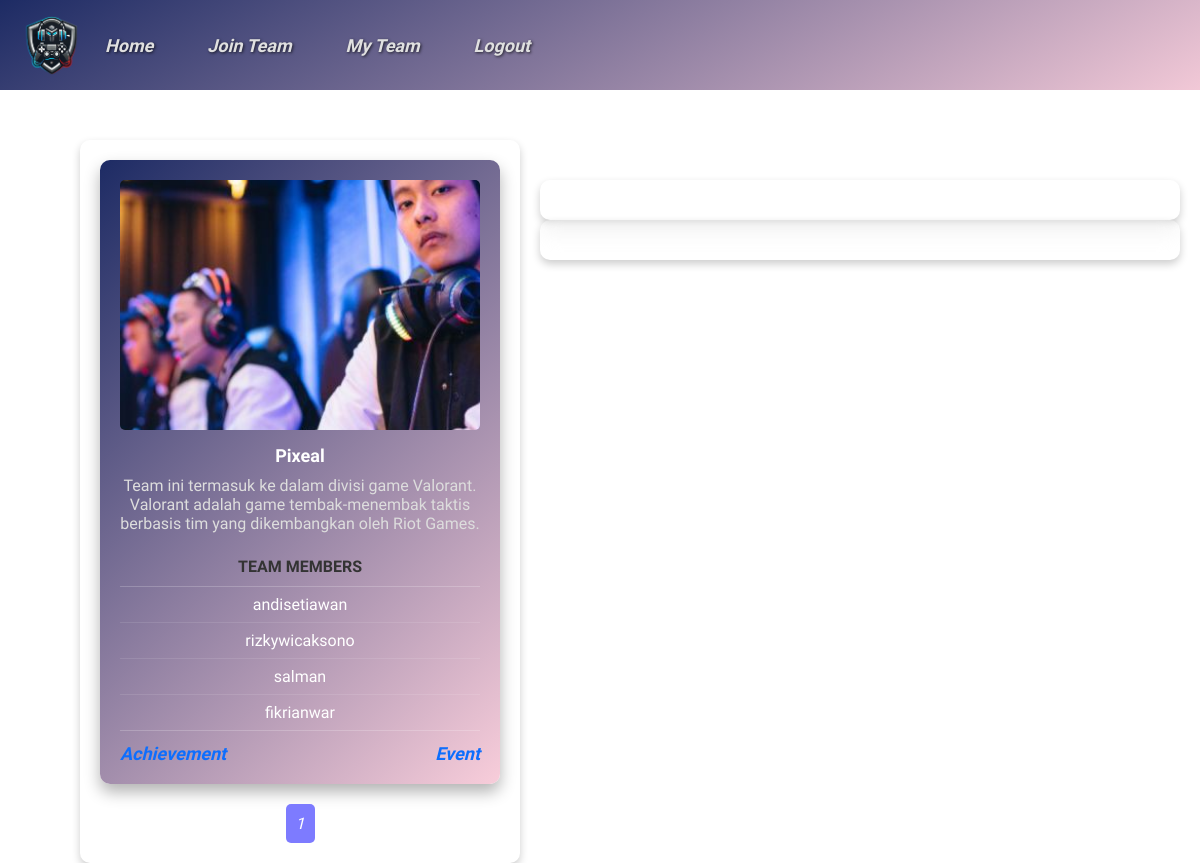
Before: /backendMember/dbmyteam.php (signed in) with the older database file.
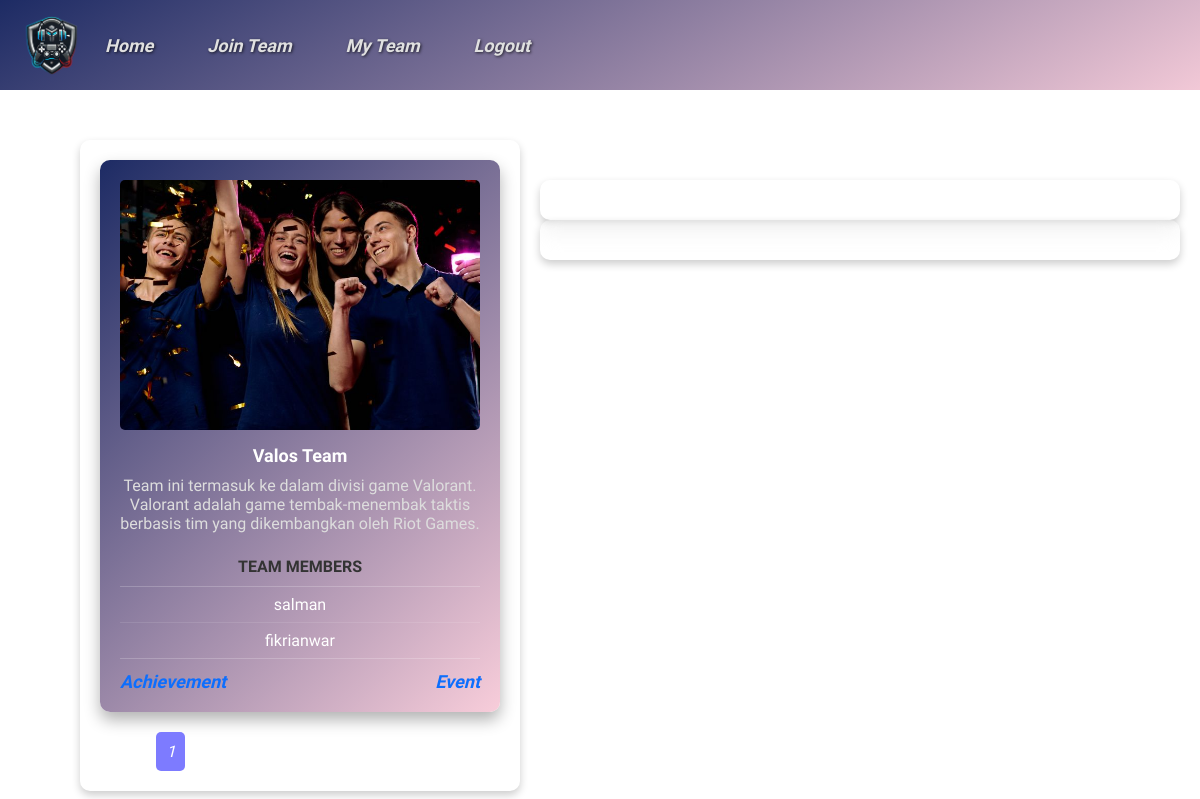
After: the same page with the newer database file.
### tables this page shows
CREATE TABLE `team_members` (
  `idteam` int NOT NULL,
  `idmember` int NOT NULL,
  `description` varchar(75) DEFAULT NULL,
  PRIMARY KEY (`idteam`,`idmember`),
  KEY `fk_team_has_member_member1_idx` (`idmember`),
  KEY `fk_team_has_member_team_idx` (`idteam`),
  CONSTRAINT `fk_team_has_member_member1` FOREIGN KEY (`idmember`) REFERENCES `member` (`idmember`) ON DELETE CASCADE ON UPDATE CASCADE,
  CONSTRAINT `fk_team_has_member_team` FOREIGN KEY (`idteam`) REFERENCES `team` (`idteam`) ON DELETE CASCADE ON UPDATE CASCADE
);

CREATE TABLE `team` (
  `idteam` int NOT NULL AUTO_INCREMENT,
  `idgame` int NOT NULL,
  `name` varchar(45) DEFAULT NULL,
  PRIMARY KEY (`idteam`),
  KEY `fk_team_game1_idx` (`idgame`),
  CONSTRAINT `fk_team_game1` FOREIGN KEY (`idgame`) REFERENCES `game` (`idgame`) ON DELETE CASCADE ON UPDATE CASCADE
);

CREATE TABLE `game` (
  `idgame` int NOT NULL AUTO_INCREMENT,
  `name` varchar(45) DEFAULT NULL,
  `description` varchar(200) DEFAULT NULL,
  PRIMARY KEY (`idgame`)
);

### backendAdmin/models/parent.php (called while the page is built, shortened)
<?php
    class ParentClass {
        public function __construct(){
            $this->mysqli = new mysqli(SERVER_NAME, USER_NAME, PASSWORD, DB_NAME);
        }
    }
?>

### backendAdmin/models/teammembers.php (called while the page is built, shortened)
<?php
    require_once("parent.php");
    class TeamMembers extends ParentClass{
        public function displayAllTeam($idmember, $limit, $offset) {
            $stt = $this->mysqli->prepare("select m.username, tm.idteam, t.name AS team_name, t.idgame, g.name AS game_name,
                                            g.description AS game_desc FROM team_members AS tm
                                            inner join member AS m ON tm.idmember = m.idmember
                                            inner join team AS t ON tm.idteam = t.idteam
                                            inner join game AS g ON t.idgame = g.idgame
                                            where tm.idmember = ?
                                            limit ? offset ?;");
            $stt->bind_param("iii", $idmember, $limit, $offset);
            $stt->execute();
            $result = $stt->get_result();
            return $result;
        }
        public function countAllTeam($idmember) {
            $stt = $this->mysqli->prepare("select count(*) as total from team_members as tm
                                            inner join member as m on tm.idmember = m.idmember
                                            inner join team as t on tm.idteam = t.idteam
                                            inner join game as g on t.idgame = g.idgame
                                            where tm.idmember = ?;");
            $stt->bind_param("i", $idmember);
            $stt->execute();
            $result = $stt->get_result();
            $row = $result->fetch_assoc();
            return $row['total'];
        }
        public function displayAllMembers($idteam){
            $stt = $this->mysqli->prepare("select distinct m.username from join_proposal as jp
                                            inner join member as m on jp.idmember = m.idmember
                                            where jp.idteam = ? and jp.status = 'approved';");
            $stt->bind_param("i", $idteam);
            $stt->execute();
            $result = $stt->get_result();
            return $result;
        }
    }
?>

### backendMember/dbmyteam.php (the view, shortened to what this page needs)
<?php
$idmember = $_SESSION['userid'];
$page = isset($_GET['page']) ? (int)$_GET['page'] : 1;
$limit = 1;
$offset = ($page - 1) * $limit;
require_once("../backendAdmin/models/teammembers.php");
$teamMembers = new TeamMembers();
$result = $teamMembers->displayAllTeam($idmember, $limit, $offset);
$total_records = $teamMembers->countAllTeam($idmember);
$total_pages = ceil($total_records / $limit);
?>
<!DOCTYPE html>
<html lang="en">
<head>
    <link rel="stylesheet" href="css/navbar.css">
    <link rel="stylesheet" href="css/dbmember.css">
    <link rel="stylesheet" href="css/cardteam.css">
    <link rel="stylesheet" href="css/jquery.css">
</head>
<body>
    <nav class="navbar">
        <div class="logo">
            <img src="icon/logo.png" alt="esport-logo">
        </div>
        <ul class="nav-links">
            <li><a href="../DashboardMember.php">Home</a></li>
            <li><a href="dbjointeam.php?idmember=<?php echo $idmember; ?>">Join Team</a></li>
            <li><a href="dbmyteam.php?idmember=<?php echo $idmember; ?>">My Team</a></li>
            <li><a href="member/dblogout.php">Logout</a></li>
        </ul>
    </nav>
    <div class="background-wrapper">
        <div class="container">
            <div class="card-grid">
                <?php
                if ($result->num_rows > 0) {
                    while($row = $result->fetch_assoc()){
                        $idteam = $row['idteam'];
                        $teamName = $row['team_name'];
                        $gameName = $row['game_name'];
                        $gameDesc = $row['game_desc'];
                        if(!empty($idteam)){
                            echo '<div class="card">';
                            echo '<div class="card-image"> ';
                            $image = 'icon/images/' . $idteam . '.jpg';
                            if(file_exists($image)){
                                echo '<img src="'.$image.'" class="card-image"> </div>';
                            } else{
                                echo '<img src="icon/images/index.png" class="card-image"> </div>';
                            }
                            echo '<h3 class="team-name">'.$teamName.'</h3>';
                            echo '<p class="game-name">Team ini termasuk ke dalam divisi game '.$gameName.'. '.$gameDesc.'</p>';
                            echo '<br>';
                            echo '<b>TEAM MEMBERS</b>';
                            echo '<ul class="card-list">';
                            $result2 = $teamMembers->displayAllMembers($idteam);
                            while($row2 = $result2->fetch_assoc()) {
                                $username = $row2['username'];
                                echo '<li>'.$username.'</li>';
                            }
                            echo '</ul>';
                            echo '<div class="card-links">';
                            echo '<a href="dbmyteam.php?idmember='.$idmember.'&idteam='. $idteam .'" class="card-link" id="acv" >Achievement</a>';
                            echo '<a href="dbmyteam.php?idmember='.$idmember.'&idteam='. $idteam .'" class="card-link" id="evnt" >Event</a>';
                            echo '</div>';
                            echo '</div>';
                        }
                    }
                } else {
                    echo '<div class="card">';
                    echo '<div class="card-image"> ';
                    echo '<img src="icon/images/0.png" class="card-image"> </div>';
                    echo '<a class="btn-jointeam" href="dbjointeam.php?idmember='.$idmember.'">Join Team</a>';
                    echo '</div>';
                }
                ?>
            </div>
            <div class="pagination">
                <?php
                for ($i = 1; $i <= $total_pages; $i++) {
                    $active_class = $i == $page ? 'active' : '';
                    echo "<a href='dbmyteam.php?page=$i&idmember=$idmember' class='$active_class'>$i</a>";
                }
                if ($page < $total_pages) {
                    $next_page = $page + 1;
                    echo "<a href='dbmyteam.php?page=$next_page&idmember=$idmember'>Next</a>";
                }
                ?>
            </div>
        </div>
    </div>
    <div class="container-ajax">
        <div id="event-list" class="event-list"></div>
        <div id="achievement-list" class="achievement-list"></div>
    </div>
</body>
</html>

### backendMember/css/navbar.css (style rules this page uses)
.navbar { display: flex; align-items: center; width: 100%; position: fixed; top: 0; left: 0; z-index: 1000; background: linear-gradient(150deg, #1d2b64, #f8cdda); padding: 15px 20px; }
.logo img { width: 60px; height: 60px; max-width: 100%; display: block; object-fit: contain; }
.nav-links { list-style: none; padding: 0; margin: 0; text-align: left; }
.nav-links li { display: inline-block; margin: 0px 25px; text-align: left; }
.nav-links li a { color: #E0E0E0; font-family: 'Audiowide', cursive; text-decoration: none; font-size: 18px; font-weight: 600; text-shadow: 1px 1px 3px rgba(0, 0, 0, 0.7); }

### backendMember/css/dbmember.css (style rules this page uses)
body { background: linear-gradient(135deg, #1d2b64, #f8cdda); background-size: 400% 400%; animation: gradientAnimation 15s ease infinite; color: #fff; font-family: 'Audiowide', cursive; }
.container { max-width: 1000px; margin: 100px auto; background: transparent; padding: 15px; border-radius: 10px; box-shadow: 0px 4px 8px rgba(0, 0, 0, 0.2); }
a { color: #ffffff; text-decoration: none; text-decoration: underline; font-style: italic; }

### backendMember/css/cardteam.css (style rules this page uses)
body { margin: 0; padding: 0; background-image: url('../icon/background/bg-myteam.png'); background-size: cover; background-position: center; background-repeat: no-repeat; background-attachment: fixed; }
.background-wrapper { position: absolute; top: 0; left: 0; width: 100%; height: 100vh; z-index: -1; }
.container { max-width: 400px; padding: 20px; position: relative; top: 40px; left: -35vw; z-index: 1; }
@media screen and (max-width: 1200px) { .container { left: -25vw; } }
.card-grid { display: grid; grid-template-columns: repeat(auto-fit, minmax(300px, 1fr)); gap: 20px; justify-content: center; }
.card { background: linear-gradient(135deg, rgba(29, 43, 100, 1), rgba(248, 205, 218, 1)); box-shadow: 0 8px 16px rgba(0, 0, 0, 0.3); border-radius: 10px; padding: 20px; text-align: center; color: #333; max-width: 400px; transition: transform 0.3s; -webkit-transition: transform 0.3s; -moz-transition: transform 0.3s; -ms-transition: transform 0.3s; -o-transition: transform 0.3s; }
.card-image { width: 100%; height: 250px; color: #ddd; display: block; align-items: center; justify-content: center; font-size: 1.2em; border-radius: 5px; margin-bottom: 15px; object-fit: cover; }
.team-name { font-size: 18px; margin: 10px 0; font-weight: bold; color: #fff; }
.game-name { font-size: 16px; margin: 5px 0; color: #ddd; }
.card-list { list-style-type: none; padding: 0; margin: 10px 0; border-top: 1px solid rgba(255, 255, 255, 0.2); border-bottom: 1px solid rgba(255, 255, 255, 0.2); }
.card-list li { padding: 8px 0; border-bottom: 1px solid rgba(255, 255, 255, 0.1); color: #fff; }
.card-list li:last-child { border-bottom: none; }
.card-links { margin-top: 12px; justify-content: space-between; display: flex; gap: 12px; }
.card-link { color: #0d6efd; text-decoration: none; font-size: 18px; font-weight: bold; }
.pagination { display: flex; justify-content: center; align-items: center; margin-top: 20px; width: 100%; }
.pagination a { padding: 10px 10px; margin: 0 5px; text-decoration: none; background-color: transparent; color: white; border-radius: 5px; }
.pagination a.active { background-color: #7D7BFF; }

Changed rows visible on the page:
no longer on this page (row unchanged): team_members: idteam.name "Pixeal", game.name "Valorant", game.description "Valorant adalah game tembak-menembak taktis berbasis tim yang dikembangkan oleh Riot Games.", username "andisetiawan", username "rizkywicaksono", username "salman", username "fikrianwar"
added team_members: idteam.name "Valos Team", game.name "Valorant", game.description "Valorant adalah game tembak-menembak taktis berbasis tim yang dikembangkan oleh Riot Games.", username "salman", username "fikrianwar"
